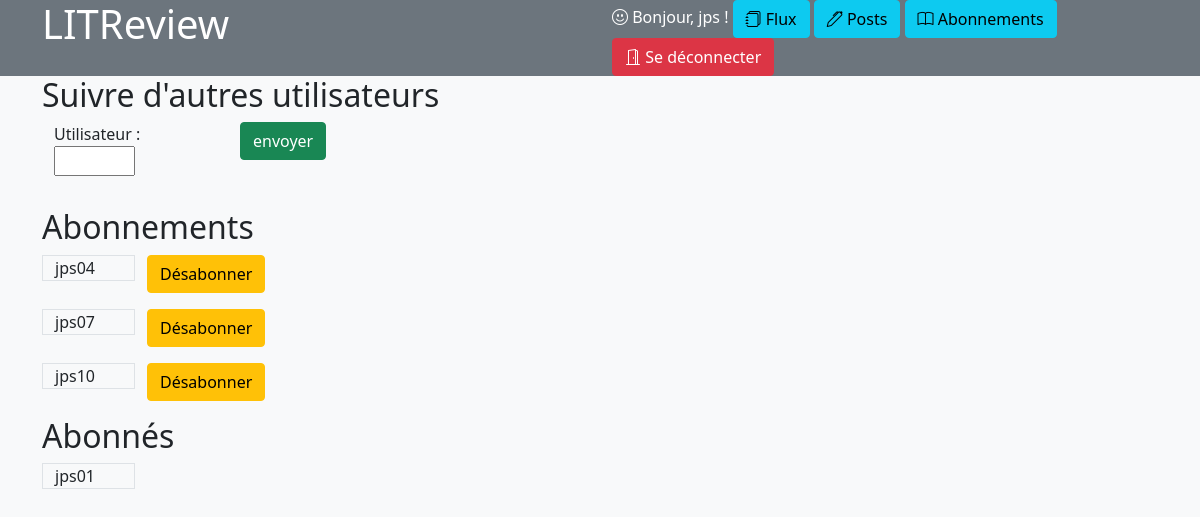
/home/abonnements (signed in), run on an earlier commit of the app's database.
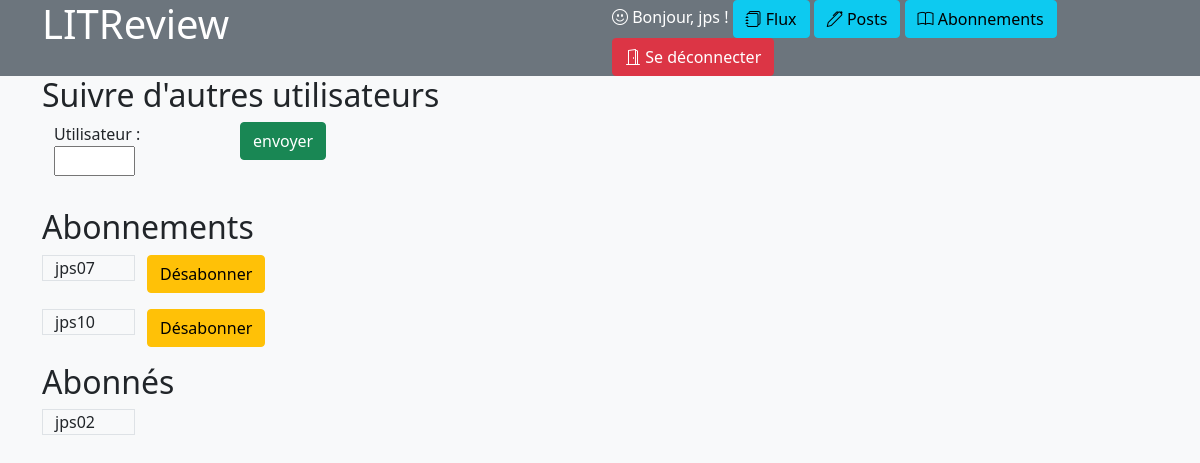
And on a later commit of the database.
### connexion/models.py (models this page shows, shortened)
class ConnectUser(AbstractBaseUser):
    pseudo = models.CharField(
        unique=True,
        max_length=10,
        blank=False
    )
    email = models.EmailField(
        unique=True,
        max_length=255,
        blank=False
    )
    is_active = models.BooleanField(default=True)
    is_staff = models.BooleanField(default=False)
    is_admin = models.BooleanField(default=False)
    USERNAME_FIELD = "pseudo"
    REQUIRED_FIELDS = ["email"]
    objects = MyUserManager()

### review/models.py (models this page shows)
class UserFollows(models.Model):
    user = models.ForeignKey(settings.AUTH_USER_MODEL, on_delete=models.SET_NULL, null=True, related_name='following')
    followed_user = models.ForeignKey(settings.AUTH_USER_MODEL, on_delete=models.SET_NULL, null=True,
                                      related_name='followed_by')
    class Meta:
        unique_together = ('user', 'followed_user')

### review/views/follows.py (the view, shortened to what this page needs)
# urls.py: path('home/abonnements', login_required(review.views.UserFollowsView.as_view()), name='abonnements'),
class UserFollowsView(View):
    template_name = 'review/abonnements.html'
    form = UserFollowsForm
    success_url = reverse_lazy('home')
    def get(self, request):
        form = self.form()
        follows = UserFollows.objects.filter(user=self.request.user)
        followers = UserFollows.objects.filter(followed_user=self.request.user)
        return render(request,
                      self.template_name,
                      {"follows": follows,
                       "form": form,
                       "followers": followers})

### review/forms.py
class UserFollowsForm(forms.Form):
    followed_name = forms.CharField(label="Utilisateur", widget=forms.TextInput())

### review/templates/review/abonnements.html (shortened to what this page needs)
{% extends 'base.html' %}
{% block content %}
<div class="container">
    <h2>Suivre d'autres utilisateurs</h2>
    <form method="POST">
        <div class="container">
            <div class="row">
                <div class="col-2">
                    {{form.as_p}}
                </div>
                <div class="col">
                    <input type="submit" class="btn btn-success" value="envoyer">
                </div>
            </div>
        </div>
    </form>
    <h2>Abonnements</h2>
    {% if follows %}
        {% for follow in follows %}
             <div class="container">
                 <div class="row">
                     <div class="col-1 border h-50">
                         {{ follow.followed_user|cut:" "}}
                     </div>
                     <div class="col-2 h-50">
                         <form onsubmit="return confirm('Etes-vous sûr?');" action="{% url 'delete_abonnements' follow.id %}" method="POST">
                            <button class="btn btn-warning">Désabonner</button>
                        </form>
                     </div>
                 </div>
             </div>
        {% endfor ´%}
    {% endif %}
    <h2>Abonnés</h2>
    {% if followers %}
        {% for follower in followers %}
        <div class="container">
             <div class="row">
                 <div class="col-1 border">
                   {{ follower.user|cut:" "}}
                 </div>
             </div>
         </div>
        {% endfor ´%}
    {% endif %}
</div>
{% endblock content %}

### templates/base.html (shortened to what this page needs)
{% load static %}
<html >
    <head>
        <link href="https://cdn.jsdelivr.net/npm/bootstrap@5.0.2/dist/css/bootstrap.min.css" rel="stylesheet"
>
        <link rel="stylesheet" href="https://cdn.jsdelivr.net/npm/bootstrap-icons@1.5.0/font/bootstrap-icons.css">
        <link rel="stylesheet" href="{% static 'app.css' %}">
    </head>
    <body class="bg-light text-dark">
        <header  class="bg-secondary text-white">
            <div class="container">
                <div class="row">
                    <div class="col-6">
                        <h1>LITReview</h1>
                    </div>
                    <div class="col">
                        {% if user.is_authenticated %}
                            <a>
                                <i class="bi bi-emoji-smile"></i>
                                Bonjour, {{ user }} !
                            </a>
                            <a class="btn btn-info" href="{% url 'home' %}">
                                <i class="bi bi-journals"></i>
                                Flux
                            </a>
                            <a class="btn btn-info" href="{% url 'posts' %}">
                                <i class="bi bi-pen"></i>
                                Posts
                            </a>
                            <a class="btn btn-info" href="{% url 'abonnements' %}">
                                <i class="bi bi-book"></i>
                                Abonnements
                            </a>
                            <a class="btn btn-danger" href="{% url 'logout' %}" >
                                <i class="bi bi-door-open"></i>
                                Se déconnecter
                            </a>
                        {% endif %}
                    </div>
                </div>
            </div>
        </header>
        <div >
            {% block content %}
            {% endblock content %}
        </div>
    </body>
</html>

### static/app.css (style rules this page uses)
#id_followed_name { width: 50%; }

What changed in the data, as far as the page shows it:
removed UserFollows: followed_user "jps04", shown under "Abonnements"
removed UserFollows: user "jps01", shown under "Abonnés"
added UserFollows: user "jps02", shown under "Abonnés"
